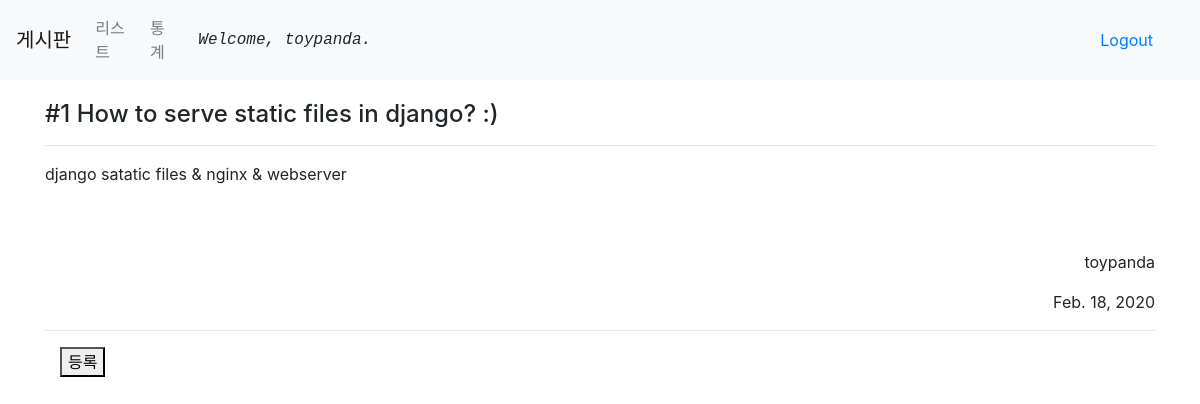
The app's page /main/post/1/ (signed in) with its own data.
### main/models.py (models this page shows, shortened)
class Post(models.Model):
    author = models.ForeignKey(settings.AUTH_USER_MODEL, on_delete=models.CASCADE)
    title = models.CharField(max_length=100, null=True)
    contents = models.TextField(null=True)
    writer = models.CharField(max_length=30, null=True)
    created = models.DateField(default=timezone.now(), null=True)
    photo = models.ImageField(blank=True, upload_to='post/%Y/%m/%d') # upload_to는 문자열 또는 함수 반환

### main/views.py (the view)
# urls.py: path('post/<int:id>/', views.detail, name='post-detail'),
def detail(request, id):
    if 'id' is not None:
        item = get_object_or_404(Post, pk=id)
        return render(request, 'main/detail.html', {'item': item})
    return HttpResponseRedirect('main/list/')

### main/templates/main/detail.html (shortened to what this page needs)
{% extends 'main/base.html' %}
{% load static %}
{% block content %}
<div class="container">
    <div class="row">
        <div class="col-sm-12" style="margin-top:20px;">
            <h4>#{{ item.id }} {{ item.title }}</h4>
            <hr>
            <p>
                {{ item.contents }}
            </p>
            <p class="text-right">
                <br>
                <br>
                {{ item.writer }}
            </p>
            <p class="text-right">
                {{ item.created }}
            </p>
            <hr/>
        </div>
    </div>
    <div class="container">
    <form action="{% url 'review-create' post_id=item.id %}" method="POST">
        <button type="submit">등록</button>
    </form>
    </div>
</div>
{% endblock %}

### main/templates/main/base.html (shortened to what this page needs)
{% load static %}
<!DOCTYPE html>
<html lang="en">
<head>
    <link rel="stylesheet" href="https://stackpath.bootstrapcdn.com/bootstrap/4.4.1/css/bootstrap.min.css">
</head>
<body>
    <nav class="navbar navbar-expand-lg navbar-light bg-light">
        <a class="navbar-brand" href="/main/">게시판</a>
        <div class="collapse navbar-collapse" id="navbarNav">
          <ul class="navbar-nav">
            <li class="nav-item">
              <a class="nav-link" href="{% url 'list' %}">리스트</a>
            </li>
            <li class="nav-item">
              <a class="nav-link" href="{% url 'board' %}">통계</a>
            </li>
            {% if user.is_authenticated %}
            </ul>
            <div class="container">
              <span class="text-monospace font-italic">Welcome, {{ user.username }}.</span>
              <form class="form-inline">
                <a class="nav-link" href="{% url 'logout' %}">Logout</a>
              </form>
            </div>
            {% endif %}
        </div>
    </nav>
    {% block content %}
    {% endblock %}
</body>
</html>

### records on screen
Post: id "1", title "How to serve static files in django? :)", contents "django satatic files & nginx & webserver", writer "toypanda", created "Feb. 18, 2020"

### other values on screen
{{ user.username }} "toypanda"
